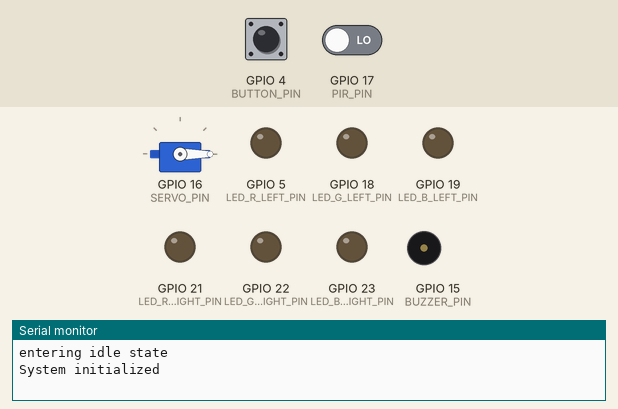
Recording of a program running on a simulated ESP32. Shown: servo, output pins drawn as LEDs (lit = HIGH), buzzer (waves = sounding), the last lines printed to the serial monitor. Dashed ring = blinking. The inputs (shaded band) are chosen by the test bench; at power-on: GPIO 4 (BUTTON_PIN) HIGH, GPIO 17 (PIR_PIN) LOW.

Above: at 1.2 s.
1.3 s: GPIO 4 (BUTTON_PIN) pulled LOW for 0.15 s
At 1.4 s:
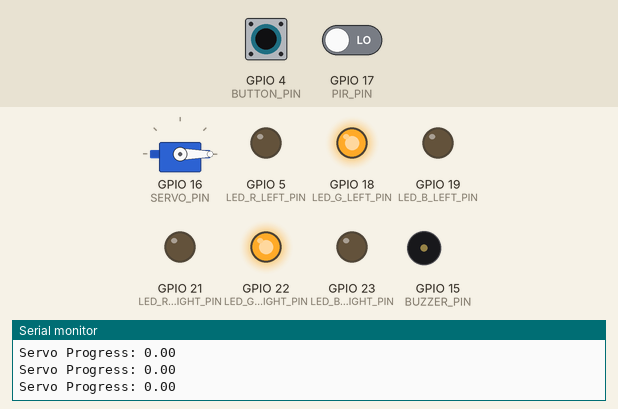
4.3 s: GPIO 17 (PIR_PIN) driven HIGH
At 4.74 s:
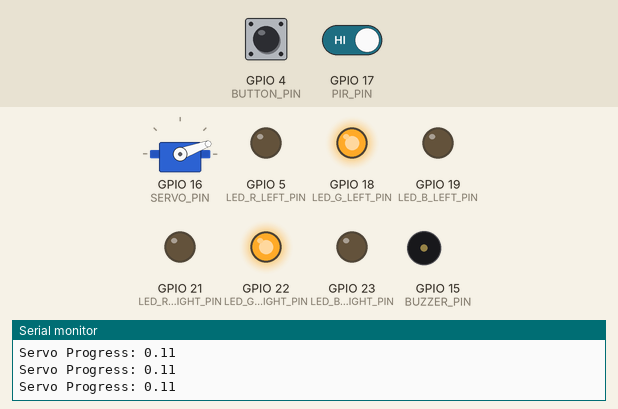
7.3 s: GPIO 17 (PIR_PIN) driven LOW
10.3 s: GPIO 4 (BUTTON_PIN) pulled LOW for 1 s
14.3 s: GPIO 4 (BUTTON_PIN) pulled LOW for 3.2 s
At 14.65 s:
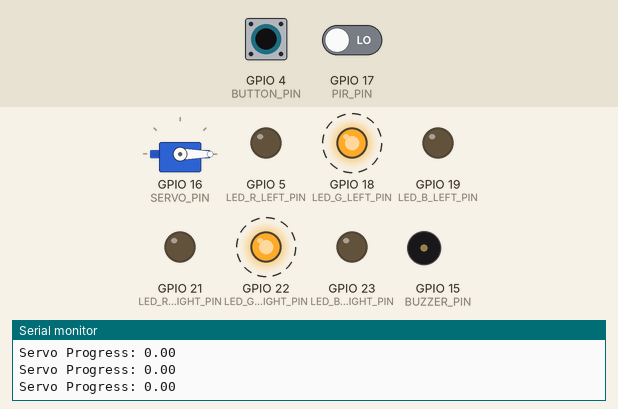
Timing chart, 0 to 18.9 s (numbered marks = the images above; inputs shaded):
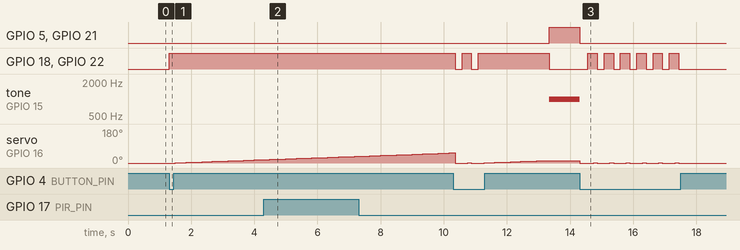

Measured:
- after the input at 1.3 s, GPIO 18 (LED_G_LEFT_PIN), GPIO 22 (LED_G_RIGHT_PIN): LOW → HIGH at once; servo on GPIO 16 (SERVO_PIN): moves from 0° to 17° over 2.7 s, starting after 0.20 s
- after the input at 4.3 s, GPIO 5 (LED_R_LEFT_PIN), GPIO 21 (LED_R_RIGHT_PIN): stays LOW (without the input it goes to HIGH after 1.8 s); GPIO 18 (LED_G_LEFT_PIN), GPIO 22 (LED_G_RIGHT_PIN): stays HIGH (without the input it goes to LOW after 1.8 s); tone on GPIO 15 (BUZZER_PIN): stays silent (without the input it goes to 1000 Hz after 1.8 s)
- after the input at 14.3 s, GPIO 5 (LED_R_LEFT_PIN): HIGH → LOW at once; GPIO 18 (LED_G_LEFT_PIN): alternates HIGH for 0.30 s and LOW for 0.22 s, 12 changes in all, then stays LOW, starting after 0.26 s

The program:

main.cpp
```cpp
#include <Arduino.h>
#include "fsm.h"
#include "button.h"
#include "motion.h"
#include "alert.h"
#include "servo.h"

// Create the FSM object
FSM fsm;

void setup() {
    Serial.begin(9600);

    // Initialize all modules
    buttonSetup();
    motionSetup();
    setup_alert();
    init_servo();

    // Start FSM
    fsm.begin();

    Serial.println("System initialized");
}

void loop() {
    fsm.update();
}
```

alert.h
```cpp
#ifndef ALERT_H
#define ALERT_H

#include <Arduino.h>
#include "pins.h"

void setup_alert();

void studyMode();
void warningMode();
void breakMode();
void idleMode();

void loop_alert();

#endif
```

button.h
```cpp
#ifndef BUTTON_H
#define BUTTON_H

#include <Arduino.h>

void buttonSetup();
bool buttonWasPressed();
bool isSystemOn();
void setSystemState(bool on);
bool isButtonHeld();

#endif
```

motion.h
```cpp
#ifndef MOTION_H
#define MOTION_H
// Motion Detection Module
// Owner: Johanna

#include "pins.h"
#include <Arduino.h>
// Responsibilities:
// - Read PIR sensor
// - Track last motion time
// - Calculate inactivity duration
// - Provide motion information to system logic
// create a flag to track if motion is detected, and use it to control the LED and buzzer in fsm.cpp later on when we integrate the modules together
// extern bool motionDetected;

void motionSetup();
bool motionIsDetected();
bool motionIsActive();

#endif
```

servo.h
```cpp
// veronica
#pragma once
#include <Servo.h>
#include <iostream>
#include "pins.h" //VSCODE only
#include <Arduino.h>
#include "timer.h"

using namespace std;

extern bool paused;

void init_servo();
void servo_idle();
void servo_progress(float progress);
void servo_study();
void servo_warning();
void servo_break();
void restore_position();
```

fsm.h
```cpp
#ifndef FSM_H
#define FSM_H

#include <Arduino.h>

// hardware interface
// fake hardware for testing but will be swapped with real hardware later
// class Hardware {
//     public:
//         // inputs
//         virtual bool readButton() = 0;
//         virtual bool readMotion() = 0;

//         // outputs
//         virtual void setIdleLights() = 0;
//         virtual void setWarningLights() = 0;
//         virtual void setBreakLights() = 0;
//         virtual void turnLightsOff() = 0;

//         virtual void buzzerOn() = 0;
//         virtual void buzzerOff() = 0;

//         virtual void servoStudy() = 0;
//         virtual void servoWarning() = 0;
//         virtual void servoBreak() = 0;
//         virtual void servoIdle() = 0;

//         // debug printing
//         virtual void logMessage(const char* msg) = 0;

// };

class FSM;

// base state class
// every state must define:
    // enter() -> runs once when we enter state
    // update() -> runs every loop
    // exit() -> runs once when leaving state
class State {
    public:
        virtual void enter(FSM* fsm) = 0;
        virtual void update(FSM* fsm) = 0;
        virtual void exit(FSM* fsm) = 0;
        virtual const char* getName() = 0;
};

// main FSM
// stores: current state, timers, hardware pointer
class FSM {
    private:
        State* currentState;

        // timers
        // unsigned long lastMotionTime;
        // unsigned long studyStartTime;
        // unsigned long breakStartTime;

        // used to detect button press event
        bool lastButtonState;

        // timing values (can tweak later)
        // unsigned long inactivityLimit;
        // unsigned long studyLength;
        // unsigned long breakLength;
    public:
        FSM();

        void begin();
        void update();
        void setState(State* newState);

        // timer helpers
        // void resetMotionTimer();
        // void startStudyTimer();
        // void startBreakTimer();

        // unsigned long getInactiveTime();
        // unsigned long getStudyTime();
        // unsigned long getBreakTime();

        // input checks
        bool buttonPressed();
        bool motionDetected();

        // GETTERS
        // unsigned long getInactivityLimit();
        // unsigned long getStudyLength();
        // unsigned long getBreakLength();

        const char* getStateName();
};

// state classes
// each one controls what watchdog will do in that state and when to switch to another state
class IdleState : public State {
    public:
        static IdleState* getInstance();

        void enter(FSM* fsm);
        void update(FSM* fsm);
        void exit(FSM* fsm);
        const char* getName();

    private:
        IdleState() {}
};

class StudyState : public State {
    public:
        static StudyState* getInstance();

        void enter(FSM* fsm);
        void update(FSM* fsm);
        void exit(FSM* fsm);
        const char* getName();

    private:
        StudyState() {}
};

class WarningState : public State {
    public:
        static WarningState* getInstance();

        void enter(FSM* fsm);
        void update(FSM* fsm);
        void exit(FSM* fsm);
        const char* getName();

    private:
        WarningState() {}
};

class BreakState : public State {
    public:
        static BreakState* getInstance();

        void enter(FSM* fsm);
        void update(FSM* fsm);
        void exit(FSM* fsm);
        const char* getName();

    private:
        BreakState() {}
};

#endif
```

timer.h
```cpp
// a bunch of bool that we can use to track the state of the system, and
// use them in fsm.cpp to control the flow of the system

// timer for the break (5 min)

/*timer for the study state, after the button is pressed timer for 25 min starts
 when it ends, we go to break state and start the break timer */

#ifndef TIMER_H
#define TIMER_H
#pragma once
#include <Arduino.h>


// Timer variables

extern unsigned long studyStartTime;
extern unsigned long studyPausedTime;
extern bool studyTimerRunning;
extern bool studyTimerPaused;

extern unsigned long breakStartTime;
extern unsigned long breakPausedTime;
extern bool breakTimerRunning;
extern bool breakTimerPaused;

extern unsigned long inactivityStartTime;
extern unsigned long inactivityPausedTime;
extern bool inactivityTimerRunning;
extern bool inactivityTimerPaused;

// Timer control functions
void startStudyTimer();
void startBreakTimer();
void startInactivityTimer();

void pauseStudyTimer();
//void pauseBreakTimer();
void pauseInactivityTimer();

void resumeStudyTimer();
//void resumeBreakTimer();
void resumeInactivityTimer();

void stopStudyTimer();
void stopBreakTimer();
void stopInactivityTimer();

// Status checks
bool isStudyTimerFinished();
bool isBreakTimerFinished();
bool isInactivityTimerFinished();

// Progress (0.0 to 1.0)
float getTimerProgress(unsigned long totalTime);

#endif
```

alert.cpp
```cpp
// rosetta
#include <Arduino.h>
#include "pins.h"
// Responsibilities:
// - Control RGB LED colors
// - Control buzzer alerts
//
// Color scheme suggestion:
// Study mode => Green
// Warning => Red// Break => Blue

static const int BUZZER_CH = 7;      // dedicated channel for buzzer
static const int BUZZER_RES = 8;     // 8-bit resolution


void setup_alert(){
    pinMode(BUZZER_PIN, OUTPUT);

    // Dedicated LEDC setup for buzzer (avoid tone/noTone conflict with servo)
    ledcSetup(BUZZER_CH, 1000, BUZZER_RES);
    ledcAttachPin(BUZZER_PIN, BUZZER_CH);

    pinMode(LED_R_LEFT_PIN, OUTPUT);
    pinMode(LED_G_LEFT_PIN, OUTPUT);
    pinMode(LED_B_LEFT_PIN, OUTPUT);

    pinMode(LED_R_RIGHT_PIN, OUTPUT);
    pinMode(LED_G_RIGHT_PIN, OUTPUT);
    pinMode(LED_B_RIGHT_PIN, OUTPUT);
}

void studyMode(){
    ledcWriteTone(BUZZER_CH, 0); // stop buzzer

    digitalWrite(LED_R_LEFT_PIN, LOW);
    digitalWrite(LED_G_LEFT_PIN, HIGH);
    digitalWrite(LED_B_LEFT_PIN, LOW);

    digitalWrite(LED_R_RIGHT_PIN, LOW);
    digitalWrite(LED_G_RIGHT_PIN, HIGH);
    digitalWrite(LED_B_RIGHT_PIN, LOW);
}

void warningMode(){
    digitalWrite(LED_R_LEFT_PIN, HIGH);
    digitalWrite(LED_G_LEFT_PIN, LOW);
    digitalWrite(LED_B_LEFT_PIN, LOW);

    digitalWrite(LED_R_RIGHT_PIN, HIGH);
    digitalWrite(LED_G_RIGHT_PIN, LOW);
    digitalWrite(LED_B_RIGHT_PIN, LOW);

    ledcWriteTone(BUZZER_CH, 1000); // 1kHz tone for warning
}

void breakMode(){
    ledcWriteTone(BUZZER_CH, 0); // stop buzzer

    digitalWrite(LED_R_LEFT_PIN, LOW);
    digitalWrite(LED_G_LEFT_PIN, LOW);
    digitalWrite(LED_B_LEFT_PIN, HIGH);

    digitalWrite(LED_R_RIGHT_PIN, LOW);
    digitalWrite(LED_G_RIGHT_PIN, LOW);
    digitalWrite(LED_B_RIGHT_PIN, HIGH);
}

void idleMode() {
    ledcWriteTone(BUZZER_CH, 0); // stop buzzer

    // Turn OFF left RGB LED
    digitalWrite(LED_R_LEFT_PIN, LOW);
    digitalWrite(LED_G_LEFT_PIN, LOW);
    digitalWrite(LED_B_LEFT_PIN, LOW);

    // Turn OFF right RGB LED
    digitalWrite(LED_R_RIGHT_PIN, LOW);
    digitalWrite(LED_G_RIGHT_PIN, LOW);
    digitalWrite(LED_B_RIGHT_PIN, LOW);
}

// void loop_alert(){
//     studyMode();
//     delay(5000);

//     warningMode();
//     delay(5000);

//     breakMode();
//     delay(5000);
// }

// void setup() {
//     setup_alert();
// }

// void loop() {
//     loop_alert();
// }
```

button.cpp
```cpp
// johanna

#include "pins.h"
// Responsibilities:
//- Detect/read button press
//Then when the button is pressed, we start the system
//- Toggle system ON/OFF

// Button.cpp
// Responsibilities:
// - Detect/read button press
// - Start the system when button is pressed
// - Toggle system ON/OFF

#include <Arduino.h>


// // Global variables for button
unsigned long lastButtonPressTime = 0;
const unsigned long DEBOUNCE_DELAY = 250;   // milliseconds
// bool systemOn = false;                      // System starts OFF


// Button Functions
void buttonSetup() {
  pinMode(BUTTON_PIN, INPUT_PULLUP);   // Button connected between pin and GND
}

// Returns true only once when the button is newly pressed (debounced)
bool buttonWasPressed() {
  if (digitalRead(BUTTON_PIN) == LOW) {                    // Button is pressed (LOW)
    if (millis() - lastButtonPressTime > DEBOUNCE_DELAY) { // Debounce check
      lastButtonPressTime = millis();

      return true;   // Button was just pressed
    }
  }
  return false;
  // return digitalRead(BUTTON_PIN) == LOW;
}

bool isButtonHeld() {
  return digitalRead(BUTTON_PIN) == LOW;
}
```

motion.cpp
```cpp
#include <Arduino.h>
#include "pins.h"
#include "motion.h"
// Motion Detection Module
// Owner: Johanna
//
// Responsibilities:
// - Read PIR sensor
// - Track last motion time
// - Calculate inactivity duration
// - Provide motion information to system logic

static unsigned long lastMotionTime = 0;
const unsigned long MOTION_GRACE_MS = 4000;

void motionSetup()
{
    pinMode(PIR_PIN, INPUT);
}

bool motionIsDetected()
{
    return digitalRead(PIR_PIN) == HIGH;
}

bool motionIsActive() {
    if (digitalRead(PIR_PIN) == HIGH) {
        lastMotionTime = millis();  // refresh on real detection
        return true;
    }
    // Stay "active" during the blind period so inactivity timer doesn't falsely run
    return (millis() - lastMotionTime < MOTION_GRACE_MS);
}
```

servo.cpp
```cpp
// veronica
#include "pins.h"
#include <Arduino.h>
#include <ESP32Servo.h>
#include "timer.h"
#define SERVO_PIN 16

// Responsibilities:j
// - Initialize servo motor
// - Implement movement patterns for different robot states
//
// Functions to implement:
// servo_idle()      => neutral position
// servo_warning()   => alert motion
// servo_break()     => relaxed movement

//Initialization
Servo myservo;
int angle = 0;
bool paused = false;

void init_servo(){
    myservo.attach(SERVO_PIN);
    myservo.write(angle); //Start in middle
    paused = false;
}


//Implementation
void servo_idle(){ //Neutral position
    angle = 0;
    myservo.write(angle);
    paused = true; // ?
    //Stays at 0 degrees unless button is pressed
}

void servo_progress(float progress){
    if(paused) return;

    if(progress < 0) progress = 0;
    if(progress > 1) progress = 1;

    Serial.println("Servo Progress: " + String(progress));
    float current_angle = 180 * progress;
    myservo.write((int)current_angle);
    angle = (int)current_angle;
}

void servo_study() {
    paused = false;  // allow progress updates
    myservo.write(0); // reset to start
}

void servo_warning() {
    paused = true;
}

void servo_break() {
    paused = false;
    myservo.write(0);
}

void restore_position(){ //Return servo motor to original angle
  myservo.write(angle);
}
```

queues.cpp
```cpp

```

tasks.cpp
```cpp

```

events.cpp
```cpp

```

timer.cpp
```cpp
#include "timer.h"
#include <pins.h>

//Include the calculations as last time? or is it in fsm?

//TIMER VARIABLES
// Study Timer (25 minutes focus time)
unsigned long studyStartTime = 0;      // Timestamp when study timer started
unsigned long studyPausedTime = 0;     // Stores elapsed time when timer was paused
bool studyTimerRunning = false;        // True when study timer is active
bool studyTimerPaused = false;         // True when study timer is paused

// Break Timer (5 minutes break time)
unsigned long breakStartTime = 0;
unsigned long breakPausedTime = 0;
bool breakTimerRunning = false;
bool breakTimerPaused = false;

// Inactivity Timer (5 minutes no motion → triggers warning)
unsigned long inactivityStartTime = 0;
unsigned long inactivityPausedTime = 0;
bool inactivityTimerRunning = false;
bool inactivityTimerPaused = false;

// START TIMER FUNCTIONS

// Starts the 25-minute study timer from zero
void startStudyTimer() {
  studyStartTime = millis();
  studyPausedTime = 0;
  studyTimerRunning = true;
  studyTimerPaused = false;
  Serial.println("Study Timer Started (25 minutes)");
}

// Starts the 5-minute break timer from zero
void startBreakTimer() {
  breakStartTime = millis();
  breakPausedTime = 0;
  breakTimerRunning = true;
  breakTimerPaused = false;
  Serial.println("Break Timer Started (5 minutes)");
}

// Starts the inactivity timer (used to detect when user stops moving)
void startInactivityTimer() {
  inactivityStartTime = millis();
  inactivityPausedTime = 0;
  inactivityTimerRunning = true;
  inactivityTimerPaused = false;
}

// PAUSE TIMER FUNCTIONS

// Pauses the study timer and saves current progress (used in WARNING state)
void pauseStudyTimer() {
  if (studyTimerRunning && !studyTimerPaused) {
    studyPausedTime = millis() - studyStartTime;   // Save how much time has already passed
    studyTimerPaused = true;
    Serial.println("Study Timer PAUSED");
  }
}

/*void pauseBreakTimer() {
  if (breakTimerRunning && !breakTimerPaused) {
    breakPausedTime = millis() - breakStartTime;
    breakTimerPaused = true;
    Serial.println("Break Timer PAUSED");
  }
}

no need to include this function */

void pauseInactivityTimer() {
  if (inactivityTimerRunning && !inactivityTimerPaused) {
    inactivityPausedTime = millis() - inactivityStartTime;
    inactivityTimerPaused = true;
  }
}

// RESUME TIMER FUNCTIONS

// Resumes the study timer from where it was paused (important for WARNING → STUDY transition)
void resumeStudyTimer() {
  if (studyTimerPaused) {
    studyStartTime = millis() - studyPausedTime;   // Restore the saved elapsed time
    studyTimerPaused = false;
    Serial.println("Study Timer RESUMED");
  }
}

/*void resumeBreakTimer() {
  if (breakTimerPaused) {
    breakStartTime = millis() - breakPausedTime;
    breakTimerPaused = false;
    Serial.println("Break Timer RESUMED");
  }
}

  no need to include this function */

void resumeInactivityTimer() {
  if (inactivityTimerPaused) {
    inactivityStartTime = millis() - inactivityPausedTime;
    inactivityTimerPaused = false;
  }
}

// STOP / RESET TIMER FUNCTIONS

void stopStudyTimer() {
  studyTimerRunning = false;
  studyTimerPaused = false;
  studyPausedTime = 0;
}

void stopBreakTimer() {
  breakTimerRunning = false;
  breakTimerPaused = false;
  breakPausedTime = 0;
}

void stopInactivityTimer() {
  inactivityTimerRunning = false;
  inactivityTimerPaused = false;
  inactivityPausedTime = 0;
}

//TIMER STATUS FUNCTIONS

// Returns true when the 25-minute study time is complete
bool isStudyTimerFinished() {
  if (!studyTimerRunning || studyTimerPaused) return false;
  return (millis() - studyStartTime >= STUDY_TIME_MS);
}

// Returns true when the 5-minute break time is complete
bool isBreakTimerFinished() {
  if (!breakTimerRunning || breakTimerPaused) return false;
  return (millis() - breakStartTime >= BREAK_TIME_MS);
}

// Returns true when inactivity timeout has been reached
bool isInactivityTimerFinished() {
  if (!inactivityTimerRunning || inactivityTimerPaused) return false;
  return (millis() - inactivityStartTime >= INACTIVITY_TIME_MS);
}

// PROGRESS FUNCTION

/*
Calculates and returns the progress of the currently active timer
Total duration of the timer in milliseconds
0.0  = timer just started
0.5  = 50% completed
1.0  = timer finished
 */

float getTimerProgress(unsigned long totalTime) {
  unsigned long elapsed = 0;

  // Check which timer is active and calculate elapsed time
  if (studyTimerRunning) {
    elapsed = studyTimerPaused ? studyPausedTime : (millis() - studyStartTime);
  }
  else if (breakTimerRunning) {
    elapsed = breakTimerPaused ? breakPausedTime : (millis() - breakStartTime);
  }
  else if (inactivityTimerRunning) {
    elapsed = inactivityTimerPaused ? inactivityPausedTime : (millis() - inactivityStartTime);
  }

  if (totalTime == 0) return 0.0f;
  if (elapsed >= totalTime) return 1.0f;

  return (float)elapsed / (float)totalTime;   // Returns progress as fraction (0.0 - 1.0)
}
```

pins.h
```cpp
#ifndef PINS_H
#define PINS_H

#define PIR_PIN 17
#define SERVO_PIN 16
#define BUZZER_PIN 15
#define LED_R_LEFT_PIN 5
#define LED_G_LEFT_PIN 18
#define LED_B_LEFT_PIN 19
#define LED_R_RIGHT_PIN 21
#define LED_G_RIGHT_PIN 22
#define LED_B_RIGHT_PIN 23
#define BUTTON_PIN 4

#define STUDY_TIME_MS 30000    // 30 seconds
#define BREAK_TIME_MS 15000     // 15 seconds
#define INACTIVITY_TIME_MS 2000 // 2 seconds + 3 sec default delay

#endif // PINS_H
```

Source omitted: fsm.cpp (7585 bytes)
